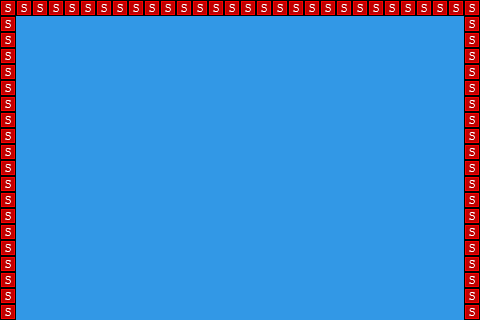

A 2D game scene composited from a Tiled map and its tileset images. What follows is a short description and the map's XML, with each tile layer's data collapsed to a summary:
An orthogonal 30x20 tile map with 16x16 px tiles, 2 tile layers (Tile Layer 1, collision), 2 tilesets and 29 objects (27x Brick, Paddle).

<map version="1.0" orientation="orthogonal" width="30" height="20" tilewidth="16" tileheight="16" backgroundcolor="#3298e6">
 <tileset firstgid="1" name="tiles" tilewidth="16" tileheight="16">
  <image source="../img/tiles.png" width="80" height="224" />
 </tileset>
 <tileset firstgid="71" name="solid-tile" tilewidth="16" tileheight="16">
  <image source="../img/solid-tile.png" width="16" height="16" />
  <tile id="0">
   <properties>
    <property name="type" value="solid" />
   </properties>
  </tile>
 </tileset>
 <layer name="Tile Layer 1" width="30" height="20">
  <data>[600 cells, 68 non-empty, 1 distinct tile ids]</data>
 </layer>
 <objectgroup color="#ff0000" name="entity.paddle" width="30" height="20">
  <object name="Paddle" x="224" y="272" width="48" height="16" />
 </objectgroup>
 <layer name="collision" width="30" height="20">
  <data>[600 cells, 68 non-empty, 1 distinct tile ids]</data>
 </layer>
 <objectgroup color="#00ff00" name="entity.brick" width="30" height="20">
  <object name="Brick" x="384" y="64" width="32" height="16" />
  <object name="Brick" x="320" y="64" width="32" height="16" />
  <object name="Brick" x="256" y="64" width="32" height="16" />
  <object name="Brick" x="192" y="64" width="32" height="16" />
  <object name="Brick" x="128" y="64" width="32" height="16" />
  <object name="Brick" x="64" y="64" width="32" height="16" />
  <object name="Brick" x="32" y="48" width="32" height="16" />
  <object name="Brick" x="96" y="48" width="32" height="16" />
  <object name="Brick" x="160" y="48" width="32" height="16" />
  <object name="Brick" x="224" y="48" width="32" height="16" />
  <object name="Brick" x="288" y="48" width="32" height="16" />
  <object name="Brick" x="352" y="48" width="32" height="16" />
  <object name="Brick" x="416" y="48" width="32" height="16" />
  <object name="Brick" x="64" y="16" width="32" height="16" />
  <object name="Brick" x="128" y="16" width="32" height="16" />
  <object name="Brick" x="192" y="16" width="32" height="16" />
  <object name="Brick" x="256" y="16" width="32" height="16" />
  <object name="Brick" x="320" y="16" width="32" height="16" />
  <object name="Brick" x="384" y="16" width="32" height="16" />
  <object name="Brick" x="32" y="96" width="32" height="16" />
  <object name="Brick" x="96" y="96" width="32" height="16" />
  <object x="160" y="96" width="32" height="16" />
  <object name="Brick" x="224" y="96" width="32" height="16" />
  <object name="Brick" x="288" y="96" width="32" height="16" />
  <object name="Brick" x="352" y="96" width="32" height="16" />
  <object name="Brick" x="416" y="96" width="32" height="16" />
  <object name="Brick" x="160" y="96" width="32" height="16" />
  <object name="Brick" x="224" y="96" width="32" height="16" />
 </objectgroup>
</map>
